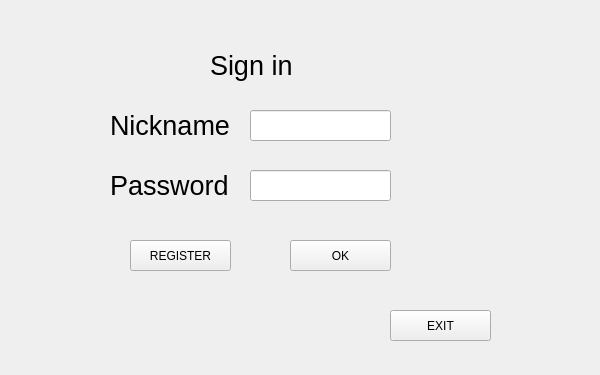
<?xml version="1.0" encoding="UTF-8"?>
<ui version="4.0">
 <class>Form</class>
 <widget class="QWidget" name="Form">
  <property name="geometry">
   <rect>
    <x>0</x>
    <y>0</y>
    <width>600</width>
    <height>375</height>
   </rect>
  </property>
  <property name="focusPolicy">
   <enum>Qt::StrongFocus</enum>
  </property>
  <property name="windowTitle">
   <string>Bomberman</string>
  </property>
  <property name="autoFillBackground">
   <bool>false</bool>
  </property>
  <widget class="QPushButton" name="button_ok">
   <property name="geometry">
    <rect>
     <x>290</x>
     <y>240</y>
     <width>101</width>
     <height>31</height>
    </rect>
   </property>
   <property name="mouseTracking">
    <bool>true</bool>
   </property>
   <property name="focusPolicy">
    <enum>Qt::ClickFocus</enum>
   </property>
   <property name="contextMenuPolicy">
    <enum>Qt::ActionsContextMenu</enum>
   </property>
   <property name="autoFillBackground">
    <bool>false</bool>
   </property>
   <property name="text">
    <string>OK</string>
   </property>
   <property name="checkable">
    <bool>false</bool>
   </property>
   <property name="checked">
    <bool>false</bool>
   </property>
   <property name="flat">
    <bool>false</bool>
   </property>
  </widget>
  <widget class="QLabel" name="label_nickname">
   <property name="geometry">
    <rect>
     <x>110</x>
     <y>110</y>
     <width>131</width>
     <height>31</height>
    </rect>
   </property>
   <property name="font">
    <font>
     <pointsize>20</pointsize>
    </font>
   </property>
   <property name="text">
    <string>Nickname</string>
   </property>
  </widget>
  <widget class="QLabel" name="label_password">
   <property name="geometry">
    <rect>
     <x>110</x>
     <y>170</y>
     <width>131</width>
     <height>31</height>
    </rect>
   </property>
   <property name="font">
    <font>
     <pointsize>20</pointsize>
    </font>
   </property>
   <property name="text">
    <string>Password</string>
   </property>
  </widget>
  <widget class="QPushButton" name="button_register">
   <property name="geometry">
    <rect>
     <x>130</x>
     <y>240</y>
     <width>101</width>
     <height>31</height>
    </rect>
   </property>
   <property name="text">
    <string>REGISTER</string>
   </property>
  </widget>
  <widget class="QLabel" name="label_sign_in">
   <property name="geometry">
    <rect>
     <x>210</x>
     <y>50</y>
     <width>131</width>
     <height>31</height>
    </rect>
   </property>
   <property name="font">
    <font>
     <pointsize>20</pointsize>
    </font>
   </property>
   <property name="text">
    <string>Sign in</string>
   </property>
  </widget>
  <widget class="QLineEdit" name="lineEdit_nickname">
   <property name="geometry">
    <rect>
     <x>250</x>
     <y>110</y>
     <width>141</width>
     <height>31</height>
    </rect>
   </property>
  </widget>
  <widget class="QLineEdit" name="lineEdit_password">
   <property name="geometry">
    <rect>
     <x>250</x>
     <y>170</y>
     <width>141</width>
     <height>31</height>
    </rect>
   </property>
  </widget>
  <widget class="QPushButton" name="button_exit">
   <property name="geometry">
    <rect>
     <x>390</x>
     <y>310</y>
     <width>101</width>
     <height>31</height>
    </rect>
   </property>
   <property name="mouseTracking">
    <bool>true</bool>
   </property>
   <property name="focusPolicy">
    <enum>Qt::ClickFocus</enum>
   </property>
   <property name="contextMenuPolicy">
    <enum>Qt::ActionsContextMenu</enum>
   </property>
   <property name="autoFillBackground">
    <bool>false</bool>
   </property>
   <property name="text">
    <string>EXIT</string>
   </property>
   <property name="checkable">
    <bool>false</bool>
   </property>
   <property name="checked">
    <bool>false</bool>
   </property>
   <property name="flat">
    <bool>false</bool>
   </property>
  </widget>
 </widget>
 <resources/>
 <connections/>
</ui>
